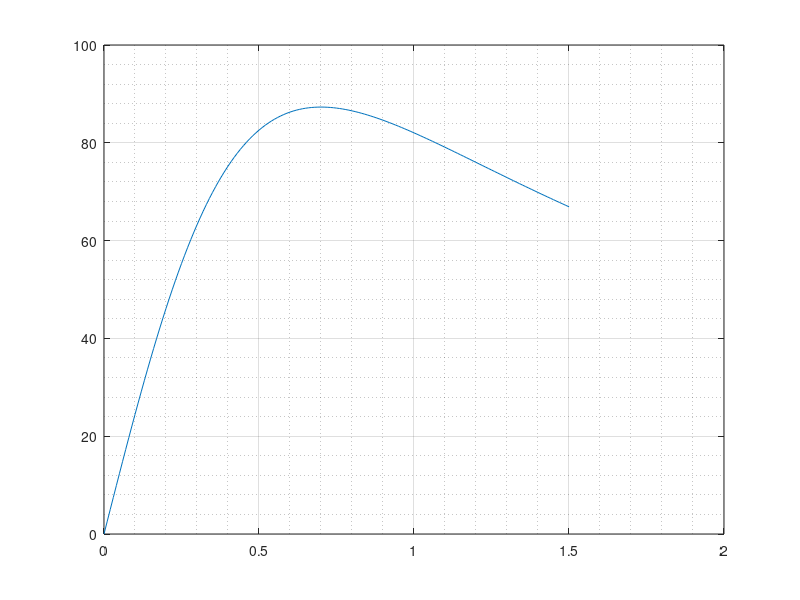

Write MATLAB code to recreate this figure.
clc;
clear all;
close all;
R2=0:.01:1.5;
Ns=25;
X2=0.7;
E2=80;
Ts=1.5*(1/(pi*Ns))*((E2.^2*R2)./(R2.^2+X2.^2));
plot(R2,Ts);
grid on;
grid minor;
